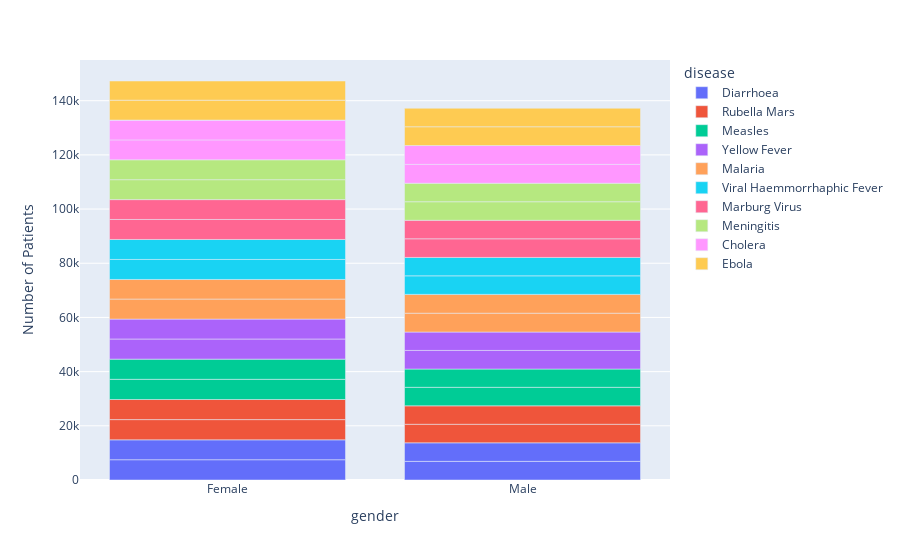

Notebook code cell kept with this figure:
### Markdown cell above
# Disease and gender of patinets

### Code cell
data_gender= data.groupby(['gender', 'disease', 'health_status'])['id'].count().reset_index(name='Number of Patients').sort_values(by= 'Number of Patients', ascending= False)
data_gender

px.bar(data_gender, x= 'gender' , y='Number of Patients', color= 'disease')

### Figure 1 — Plotly figure (JSON) as saved in the notebook; plotly's stock layout.template omitted (floating-point values rounded to 4 significant figures)
{"data": [{"alignmentgroup": "True", "hovertemplate": "disease=Diarrhoea<br>gender=%{x}<br>Number of Patients=%{y}<extra></extra>", "legendgroup": "Diarrhoea", "marker": {"color": "#636efa"}, "name": "Diarrhoea", "offsetgroup": "Diarrhoea", "orientation": "v", "showlegend": true, "textposition": "auto", "type": "bar", "x": ["Female", "Female", "Male", "Male"], "xaxis": "x", "y": [7483, 7345, 6878, 6844], "yaxis": "y"}, {"alignmentgroup": "True", "hovertemplate": "disease=Rubella Mars<br>gender=%{x}<br>Number of Patients=%{y}<extra></extra>", "legendgroup": "Rubella Mars", "marker": {"color": "#EF553B"}, "name": "Rubella Mars", "offsetgroup": "Rubella Mars", "orientation": "v", "showlegend": true, "textposition": "auto", "type": "bar", "x": ["Female", "Female", "Male", "Male"], "xaxis": "x", "y": [7465, 7423, 6847, 6804], "yaxis": "y"}, {"alignmentgroup": "True", "hovertemplate": "disease=Measles<br>gender=%{x}<br>Number of Patients=%{y}<extra></extra>", "legendgroup": "Measles", "marker": {"color": "#00cc96"}, "name": "Measles", "offsetgroup": "Measles", "orientation": "v", "showlegend": true, "textposition": "auto", "type": "bar", "x": ["Female", "Female", "Male", "Male"], "xaxis": "x", "y": [7447, 7445, 6840, 6739], "yaxis": "y"}, {"alignmentgroup": "True", "hovertemplate": "disease=Yellow Fever<br>gender=%{x}<br>Number of Patients=%{y}<extra></extra>", "legendgroup": "Yellow Fever", "marker": {"color": "#ab63fa"}, "name": "Yellow Fever", "offsetgroup": "Yellow Fever", "orientation": "v", "showlegend": true, "textposition": "auto", "type": "bar", "x": ["Female", "Female", "Male", "Male"], "xaxis": "x", "y": [7431, 7345, 6873, 6779], "yaxis": "y"}, {"alignmentgroup": "True", "hovertemplate": "disease=Malaria<br>gender=%{x}<br>Number of Patients=%{y}<extra></extra>", "legendgroup": "Malaria", "marker": {"color": "#FFA15A"}, "name": "Malaria", "offsetgroup": "Malaria", "orientation": "v", "showlegend": true, "textposition": "auto", "type": "bar", "x": ["Female", "Female", "Male", "Male"], "xaxis": "x", "y": [7402, 7228, 6963, 6942], "yaxis": "y"}, {"alignmentgroup": "True", "hovertemplate": "disease=Viral Haemmorrhaphic Fever<br>gender=%{x}<br>Number of Patients=%{y}<extra></extra>", "legendgroup": "Viral Haemmorrhaphic Fever", "marker": {"color": "#19d3f3"}, "name": "Viral Haemmorrhaphic Fever", "offsetgroup": "Viral Haemmorrhaphic Fever", "orientation": "v", "showlegend": true, "textposition": "auto", "type": "bar", "x": ["Female", "Female", "Male", "Male"], "xaxis": "x", "y": [7396, 7370, 6848, 6787], "yaxis": "y"}, {"alignmentgroup": "True", "hovertemplate": "disease=Marburg Virus<br>gender=%{x}<br>Number of Patients=%{y}<extra></extra>", "legendgroup": "Marburg Virus", "marker": {"color": "#FF6692"}, "name": "Marburg Virus", "offsetgroup": "Marburg Virus", "orientation": "v", "showlegend": true, "textposition": "auto", "type": "bar", "x": ["Female", "Female", "Male", "Male"], "xaxis": "x", "y": [7380, 7334, 6886, 6830], "yaxis": "y"}, {"alignmentgroup": "True", "hovertemplate": "disease=Meningitis<br>gender=%{x}<br>Number of Patients=%{y}<extra></extra>", "legendgroup": "Meningitis", "marker": {"color": "#B6E880"}, "name": "Meningitis", "offsetgroup": "Meningitis", "orientation": "v", "showlegend": true, "textposition": "auto", "type": "bar", "x": ["Female", "Female", "Male", "Male"], "xaxis": "x", "y": [7356, 7335, 6849, 6822], "yaxis": "y"}, {"alignmentgroup": "True", "hovertemplate": "disease=Cholera<br>gender=%{x}<br>Number of Patients=%{y}<extra></extra>", "legendgroup": "Cholera", "marker": {"color": "#FF97FF"}, "name": "Cholera", "offsetgroup": "Cholera", "orientation": "v", "showlegend": true, "textposition": "auto", "type": "bar", "x": ["Female", "Female", "Male", "Male", "Female"], "xaxis": "x", "y": [7356, 7316, 6965, 6951, 1], "yaxis": "y"}, {"alignmentgroup": "True", "hovertemplate": "disease=Ebola<br>gender=%{x}<br>Number of Patients=%{y}<extra></extra>", "legendgroup": "Ebola", "marker": {"color": "#FECB52"}, "name": "Ebola", "offsetgroup": "Ebola", "orientation": "v", "showlegend": true, "textposition": "auto", "type": "bar", "x": ["Female", "Female", "Male", "Male"], "xaxis": "x", "y": [7336, 7078, 6936, 6829], "yaxis": "y"}], "layout": {"barmode": "relative", "legend": {"title": {"text": "disease"}, "tracegroupgap": 0}, "margin": {"t": 60}, "xaxis": {"anchor": "y", "domain": [0, 1], "title": {"text": "gender"}}, "yaxis": {"anchor": "x", "domain": [0, 1], "title": {"text": "Number of Patients"}}}}
